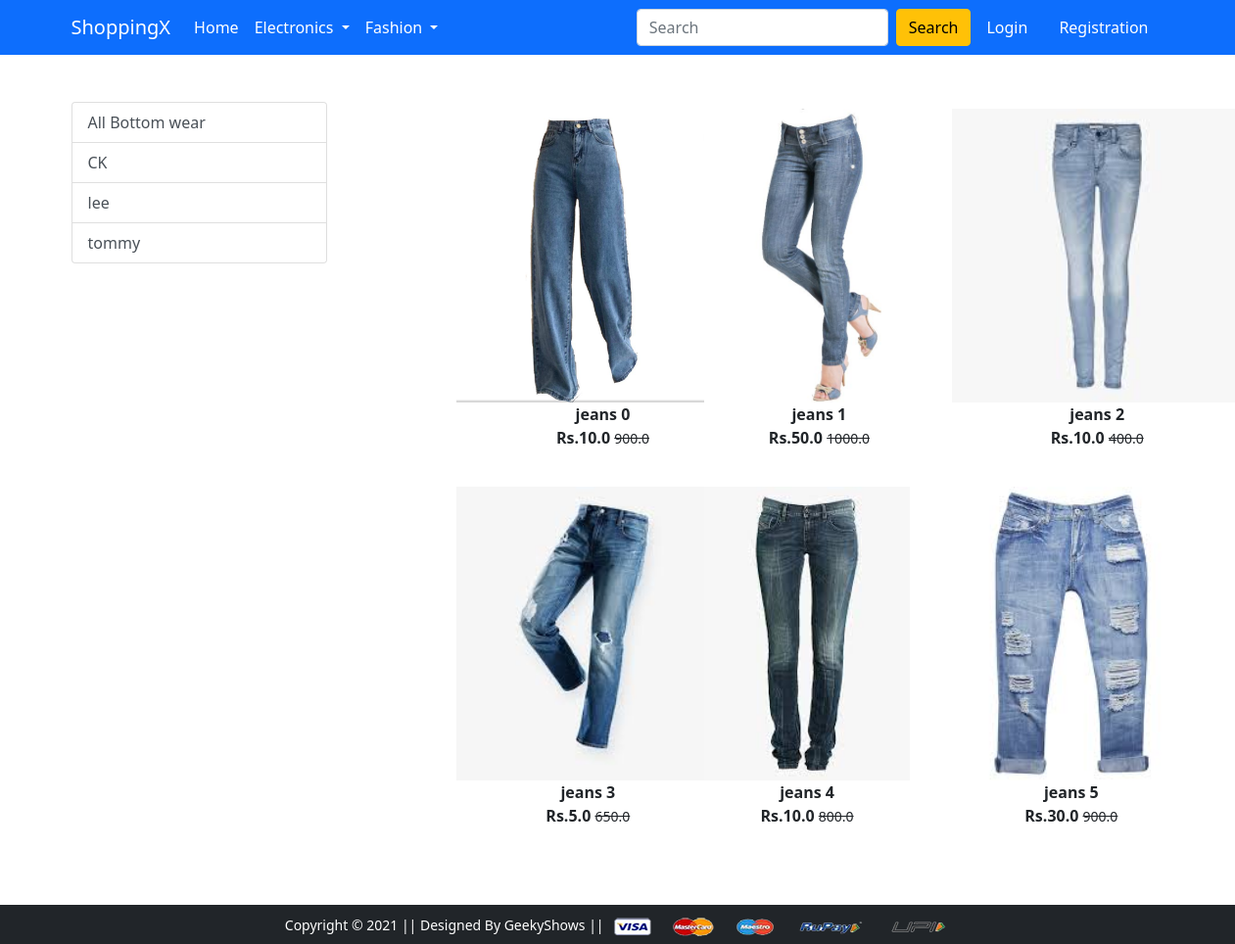
The page /bottomwear/ on the database as committed earlier.
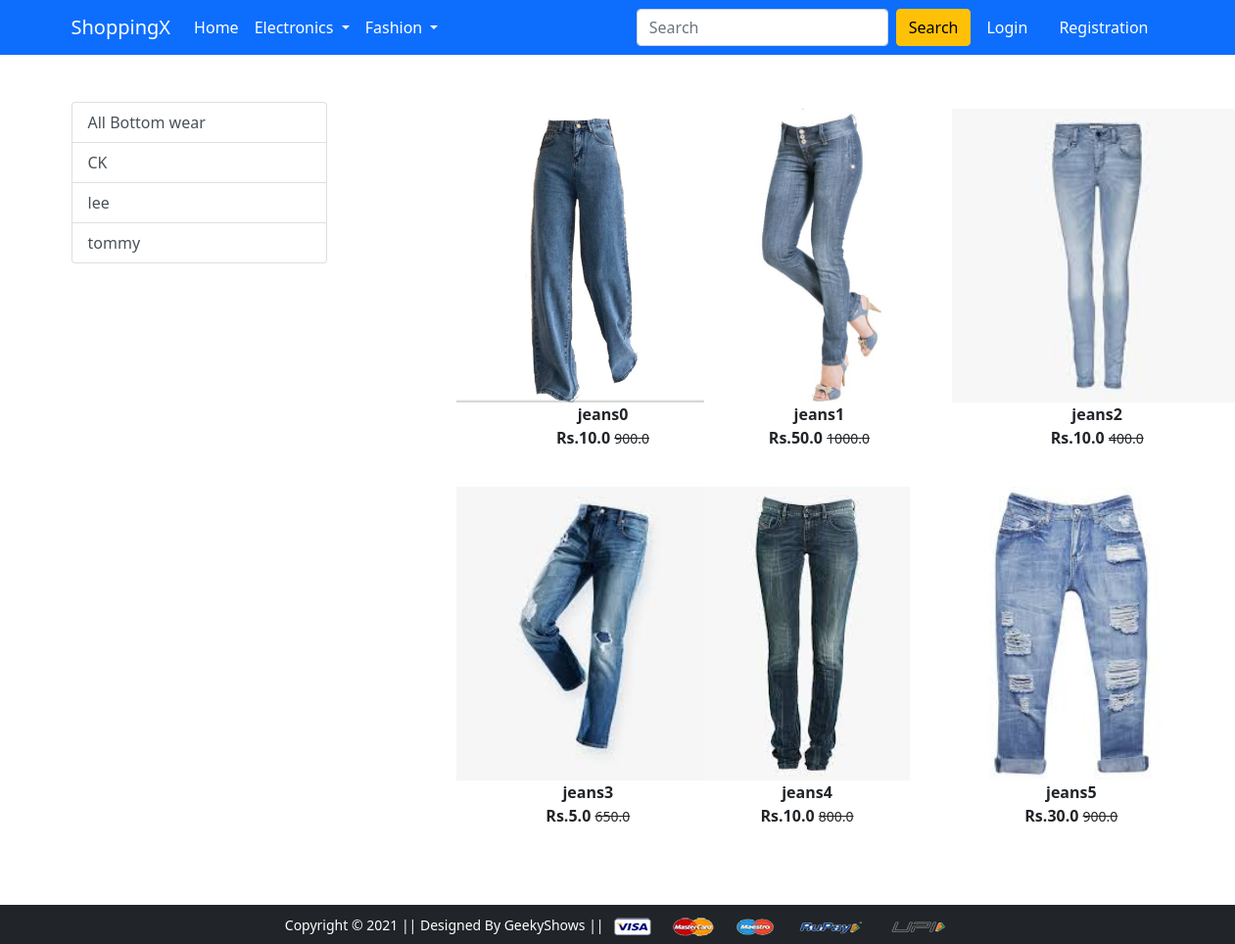
The same page on the database as committed later.
### app/models.py (models this page shows, shortened)
class Product(models.Model):
    title = models.CharField(max_length=100)
    selling_price = models.FloatField()
    discounted_price = models.FloatField()
    description = models.TextField()
    brand = models.CharField(max_length=100)
    category = models.CharField(choices=CATEGORY_CHOICE,max_length=2)
    product_image = models.ImageField(upload_to='productimg')

### app/views.py (the view)
# urls.py: path('bottomwear/',views.bottomwear,name='bottomwear'),
def bottomwear(request,data=None):
    content = show(request,'BW',data)
    return render(request, 'app/bottomwear.html',content)

### app/views.py (called while the page is built)
def show(request,category,data=None):
    brands = Product.objects.filter(category=category).values_list('brand',flat=True).distinct()
    if data == None:
        products = Product.objects.filter(category=category)
    else:
        products = Product.objects.filter(category=category).filter(brand=data)
    detail = {'products':products,'brand_list':brands}
    return detail

### app/templates/app/bottomwear.html (shortened to what this page needs)
{% extends 'app/base.html' %}
{% load static %}
{% block main-content %}
<div class="container my-5">
 <div class="row">
  <div class="col-sm-3">
   <div class="list-group">
    <a href="{% url 'bottomwear' %}" class="list-group-item list-group-item-action" aria-current="true">All Bottom wear</a>
    {% for cat in brand_list %}
    <a href="{% url 'bottomweardata' cat %}" class="list-group-item list-group-item-action" aria-current="true">{{cat}}</a>
    {% endfor %}
   </div>
   </div>
  <div class="col-sm-8 offset-sm-1">
   <div class="row">
        {% for product in products %}
            <div class="col-sm-4 text-center mb-4">
                <a href="{% url 'product-detail' product.id %}" class="btn">
                    <div class="item">
                        <img src="{{product.product_image.url}}" alt="" height="300" class="">
                        <div class="fw-bold">{{product.title}}</div>
                        <div class="fw-bold">Rs.{{product.discounted_price}} <small class="fw-light text-decoration-line-through">{{product.selling_price}}</small> </div>
                    </div>
                </a>
            </div>
        {% endfor %}
   </div>
  </div>
 </div>
</div>
{% endblock main-content %}

Rows that differ between the two databases and show on the page:
changed Product: title "jeans 0" → "jeans0"
changed Product: title "jeans 1" → "jeans1"
changed Product: title "jeans 2" → "jeans2"
changed Product: title "jeans 3" → "jeans3"
changed Product: title "jeans 4" → "jeans4"
changed Product: title "jeans 5" → "jeans5"
